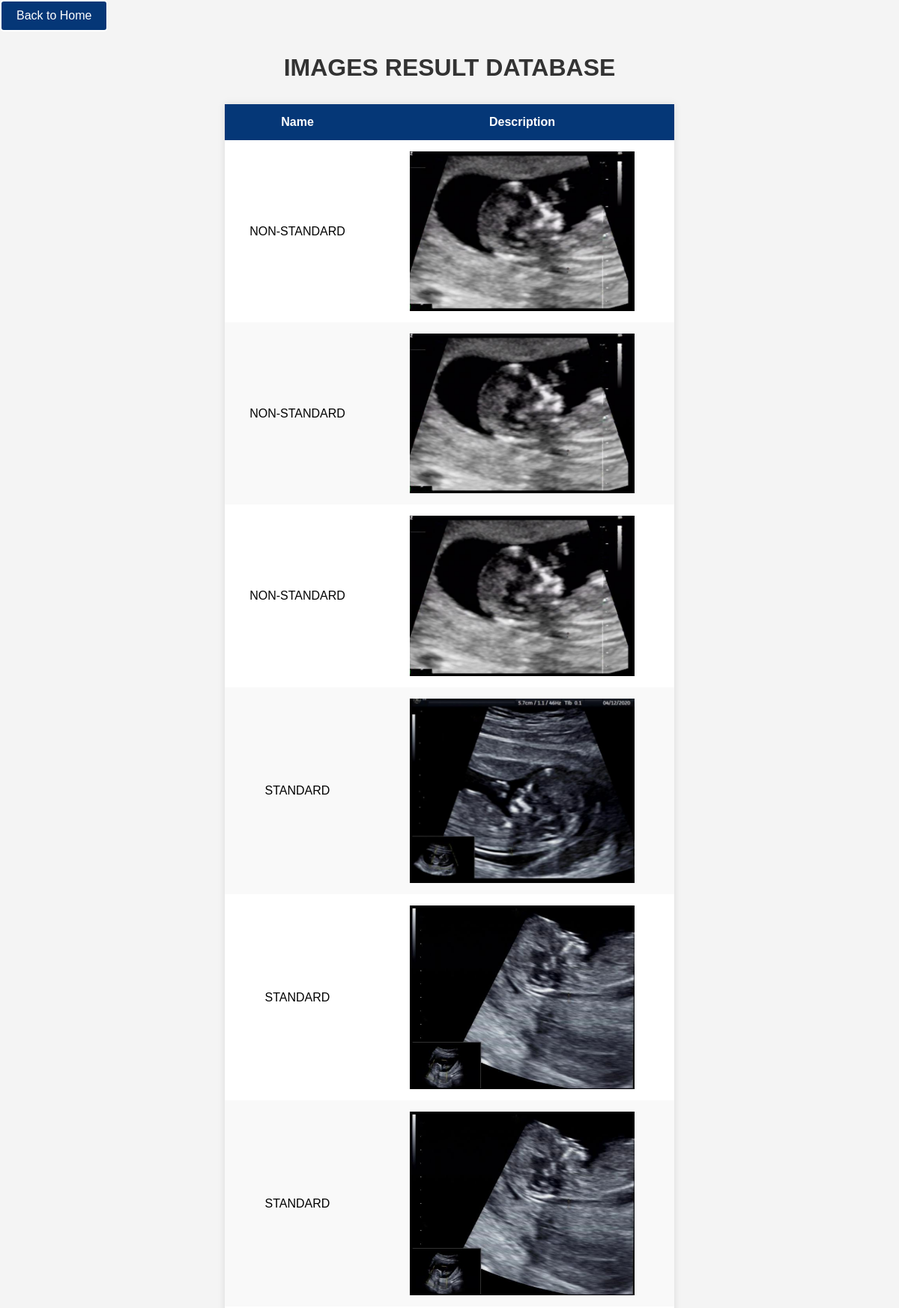
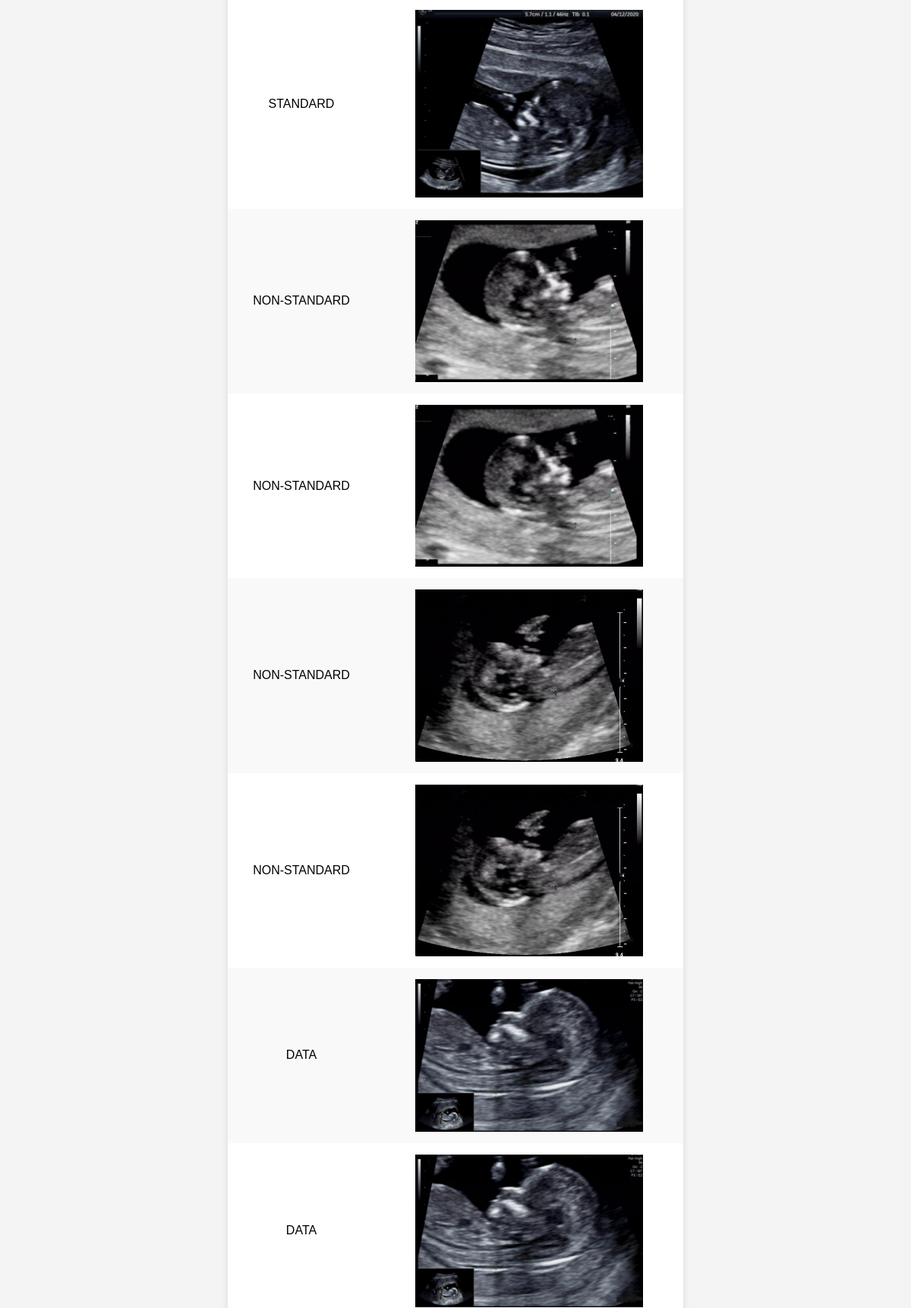
The app's page /Database/ (upper part) with its own data (2 pictures, top to bottom).
### App/models.py (models this page shows, shortened)
class UserImageModel(models.Model):
    image = models.ImageField(upload_to = 'images/',blank=True)
    label = models.CharField(max_length=20,default='data')

### App/views.py (the view)
# urls.py: path('Database/',views.Database,name='Database'),
def Database(request):
    models = UserImageModel.objects.all()
    return render(request, 'App/Database.html', {'models': models})

### App/templates/app/Database.html (shortened to what this page needs)
<!DOCTYPE html>
<html lang="en">
<head>
</head>
<body>
    <a href="/" class="top">Back to Home</a>
      <h1> IMAGES RESULT DATABASE</h1>
      <table>
          <thead>
              <tr>
                  <th>Name</th>
                  <th>Description</th>
              </tr>
          </thead>
          <tbody>
            {% for model in models %}
                <tr>
                    <td>{{ model.label|upper }}</td>
                    <td><img src="{{ model.image.url }}" height="300px" width="300px" alt="User Image"></td>
                </tr>
            {% endfor %}
          </tbody>
      </table>
</html>

### App/templates/app/Database.html (style rules this page uses)
body { font-family:'Lucida Sans', 'Lucida Sans Regular', 'Lucida Grande', 'Lucida Sans Unicode', Geneva, Verdana, sans-serif; margin: 0; padding: 0; background-color: #f4f4f4; }
h1 { text-align: center; margin-top: 30px; color: #333; }
table { width: 50%; margin: 30px auto; border-collapse: collapse; box-shadow: 0 0 10px rgba(0, 0, 0, 0.1); background-color: #fff; }
thead { background-color: #053777; color: #fff; text-align: center; }
th, td { padding: 15px; text-align: center; }
tbody tr:nth-child(even) { background-color: #f9f9f9; }
img { max-width: 100%; height: auto; display: block; margin: 0 auto; }
a.top { display: inline-block; padding: 10px 20px; font-size: 16px; text-align: center; text-decoration: none; background-color: #053777; color: #fff; border: 2px solid #fff; border-radius: 5px; transition: background-color 0.3s ease, color 0.3s ease; }

### records on screen
UserImageModel: label "NON-STANDARD", image (picture)
UserImageModel: label "NON-STANDARD", image (picture)
UserImageModel: label "NON-STANDARD", image (picture)
UserImageModel: label "STANDARD", image (picture)
UserImageModel: label "STANDARD", image (picture)
UserImageModel: label "STANDARD", image (picture)
UserImageModel: label "STANDARD", image (picture)
UserImageModel: label "NON-STANDARD", image (picture)
UserImageModel: label "NON-STANDARD", image (picture)
UserImageModel: label "NON-STANDARD", image (picture)
UserImageModel: label "NON-STANDARD", image (picture)
UserImageModel: label "DATA", image (picture)
UserImageModel: label "DATA", image (picture)
